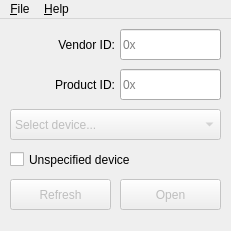
<?xml version="1.0" encoding="UTF-8"?>
<ui version="4.0">
 <class>MainWindow</class>
 <widget class="QMainWindow" name="MainWindow">
  <property name="geometry">
   <rect>
    <x>0</x>
    <y>0</y>
    <width>231</width>
    <height>231</height>
   </rect>
  </property>
  <property name="minimumSize">
   <size>
    <width>231</width>
    <height>231</height>
   </size>
  </property>
  <property name="maximumSize">
   <size>
    <width>231</width>
    <height>231</height>
   </size>
  </property>
  <property name="windowTitle">
   <string>MCP2221 Configurator</string>
  </property>
  <property name="windowIcon">
   <iconset resource="resources.qrc">
    <normaloff>:/icons/icons/active64.png</normaloff>
    <normalon>:/icons/icons/active64.png</normalon>
    <disabledoff>:/icons/icons/greyed64.png</disabledoff>
    <disabledon>:/icons/icons/greyed64.png</disabledon>
    <activeoff>:/icons/icons/active64.png</activeoff>
    <activeon>:/icons/icons/active64.png</activeon>
    <selectedoff>:/icons/icons/selected64.png</selectedoff>
    <selectedon>:/icons/icons/selected64.png</selectedon>:/icons/icons/active64.png</iconset>
  </property>
  <property name="locale">
   <locale language="English" country="UnitedStates"/>
  </property>
  <widget class="QWidget" name="centralWidget">
   <widget class="QLabel" name="labelVID">
    <property name="geometry">
     <rect>
      <x>10</x>
      <y>17</y>
      <width>105</width>
      <height>17</height>
     </rect>
    </property>
    <property name="text">
     <string>Vendor ID:</string>
    </property>
    <property name="alignment">
     <set>Qt::AlignRight|Qt::AlignTrailing|Qt::AlignVCenter</set>
    </property>
   </widget>
   <widget class="QLineEdit" name="lineEditVID">
    <property name="geometry">
     <rect>
      <x>120</x>
      <y>10</y>
      <width>101</width>
      <height>31</height>
     </rect>
    </property>
    <property name="maxLength">
     <number>4</number>
    </property>
    <property name="placeholderText">
     <string>0x</string>
    </property>
    <property name="clearButtonEnabled">
     <bool>true</bool>
    </property>
   </widget>
   <widget class="QLabel" name="labelPID">
    <property name="geometry">
     <rect>
      <x>10</x>
      <y>57</y>
      <width>105</width>
      <height>17</height>
     </rect>
    </property>
    <property name="text">
     <string>Product ID:</string>
    </property>
    <property name="alignment">
     <set>Qt::AlignRight|Qt::AlignTrailing|Qt::AlignVCenter</set>
    </property>
   </widget>
   <widget class="QLineEdit" name="lineEditPID">
    <property name="geometry">
     <rect>
      <x>120</x>
      <y>50</y>
      <width>101</width>
      <height>31</height>
     </rect>
    </property>
    <property name="maxLength">
     <number>4</number>
    </property>
    <property name="placeholderText">
     <string>0x</string>
    </property>
    <property name="clearButtonEnabled">
     <bool>true</bool>
    </property>
   </widget>
   <widget class="QComboBox" name="comboBoxDevices">
    <property name="enabled">
     <bool>false</bool>
    </property>
    <property name="geometry">
     <rect>
      <x>10</x>
      <y>90</y>
      <width>211</width>
      <height>31</height>
     </rect>
    </property>
    <item>
     <property name="text">
      <string>Select device...</string>
     </property>
    </item>
   </widget>
   <widget class="QPushButton" name="pushButtonRefresh">
    <property name="enabled">
     <bool>false</bool>
    </property>
    <property name="geometry">
     <rect>
      <x>10</x>
      <y>160</y>
      <width>101</width>
      <height>31</height>
     </rect>
    </property>
    <property name="text">
     <string>Refresh</string>
    </property>
   </widget>
   <widget class="QPushButton" name="pushButtonOpen">
    <property name="enabled">
     <bool>false</bool>
    </property>
    <property name="geometry">
     <rect>
      <x>120</x>
      <y>160</y>
      <width>101</width>
      <height>31</height>
     </rect>
    </property>
    <property name="text">
     <string>Open</string>
    </property>
   </widget>
   <widget class="QCheckBox" name="checkBoxUnspecifiedDevice">
    <property name="geometry">
     <rect>
      <x>10</x>
      <y>130</y>
      <width>211</width>
      <height>21</height>
     </rect>
    </property>
    <property name="text">
     <string>Unspecified device</string>
    </property>
   </widget>
  </widget>
  <widget class="QMenuBar" name="menuBar">
   <property name="geometry">
    <rect>
     <x>0</x>
     <y>0</y>
     <width>231</width>
     <height>30</height>
    </rect>
   </property>
   <widget class="QMenu" name="menuFile">
    <property name="title">
     <string>&amp;File</string>
    </property>
    <addaction name="actionQuit"/>
   </widget>
   <widget class="QMenu" name="menuHelp">
    <property name="title">
     <string>&amp;Help</string>
    </property>
    <addaction name="actionAbout"/>
   </widget>
   <addaction name="menuFile"/>
   <addaction name="menuHelp"/>
  </widget>
  <action name="actionQuit">
   <property name="text">
    <string>&amp;Quit</string>
   </property>
   <property name="shortcut">
    <string>Ctrl+Q</string>
   </property>
  </action>
  <action name="actionAbout">
   <property name="text">
    <string>&amp;About MCP2221 Configurator</string>
   </property>
  </action>
 </widget>
 <tabstops>
  <tabstop>lineEditVID</tabstop>
  <tabstop>lineEditPID</tabstop>
  <tabstop>comboBoxDevices</tabstop>
  <tabstop>pushButtonRefresh</tabstop>
  <tabstop>pushButtonOpen</tabstop>
 </tabstops>
 <resources>
  <include location="resources.qrc"/>
 </resources>
 <connections>
  <connection>
   <sender>actionQuit</sender>
   <signal>triggered()</signal>
   <receiver>MainWindow</receiver>
   <slot>close()</slot>
   <hints>
    <hint type="sourcelabel">
     <x>-1</x>
     <y>-1</y>
    </hint>
    <hint type="destinationlabel">
     <x>115</x>
     <y>100</y>
    </hint>
   </hints>
  </connection>
 </connections>
</ui>
